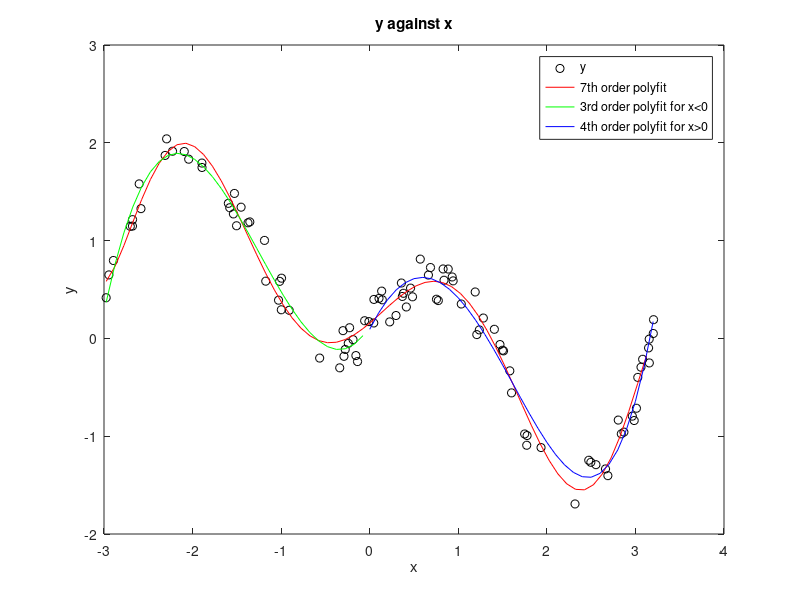

This figure's MATLAB source:
% Harry Choi 32464223
% 06-May-2021
% Lab 8 Task 3
close all; clc; clear

% import data
d = importdata('xy_data.txt');
x = d(1,1:end);
y = d(2,1:end);
% plot data
plot(x,y,'ko')
title('y against x')
xlabel('x')
ylabel('y')

% fit 7th deg polynomial
p = polyfit(x,y,7);
domx = min(x):0.1:max(x);
hold on
plot(domx, polyval(p,domx),'-r')

% separate into 2 sets
xs = logical(x<0);
xl = logical(x>0);
% fit xs to 3rd order
pxs = polyfit(x(xs),y(xs),3);
domxs = min(x):0.1:0;
plot(domxs, polyval(pxs, domxs),'-g')
% fit xl to 4th order
pxl = polyfit(x(xl),y(xl),4);
domxl = 0:0.1:max(x);
plot(domxl, polyval(pxl, domxl),'-b')

% legend
legend('y','7th order polyfit','3rd order polyfit for x<0','4th order polyfit for x>0','Location', 'best')

% print output
fprintf('For 3rd order, 4th order and 7th order polynomials, y = %.2f y = %.2f and y = %.2f at x=0 respectively.',[polyval(p,0), polyval(pxs,0), polyval(pxl,0)])